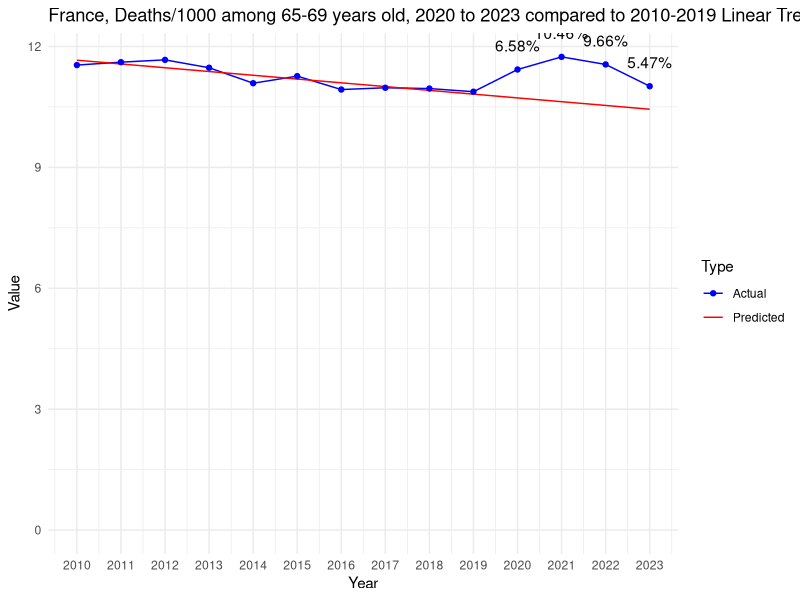

Generate this figure with R:
# Load necessary libraries
library(dplyr)
library(readr)
library(ggplot2)

# Defines the data as a named vector
data <- c(
`2010` = 11.5380451495886, `2011` = 11.6104681633, `2012` = 11.6671383761084, `2013` = 11.4720052482457, `2014` = 11.0880336635296,
`2015` = 11.2638770728682, `2016` = 10.9306910147333, `2017` = 10.9747229285382, `2018` = 10.955327814664, `2019` = 10.877022629211,
`2020` = 11.4282028686918, `2021` = 11.7412930596768, `2022` = 11.5534389646249, `2023` = 11.0133021939531
)

# Extracts data for the decade and recent years
decade <- data[as.character(2010:2019)]
recent_years <- data[as.character(2020:2023)]

# Fits a linear model to the decade data
years <- as.numeric(names(decade))
lm_model <- lm(decade ~ years)

# Predicts values for 2020 to 2023 based on the linear model
predicted_values <- predict(lm_model, newdata = data.frame(years = as.numeric(names(recent_years))))

# Calculates deviations from the linear trend
deviations <- recent_years - predicted_values

# Calculates the mean and standard deviation of the decade
decade_mean <- mean(decade)
decade_stddev <- sd(decade)

# Initializes vectors to store the calculated values
z_scores <- numeric(length(recent_years))
percent_deviations <- numeric(length(recent_years))

# Calculates and store the Z-scores, deviations, and percentage of deviations for recent years
for (i in 1:length(recent_years)) {
  year <- names(recent_years)[i]
  z_scores[i] <- (recent_years[year] - decade_mean) / decade_stddev
  deviation <- deviations[year]
  percent_deviations[i] <- (deviation / predicted_values[i]) * 100
  cat(sprintf("Year: %s, Z-score: %f, Deviation from linear trend: %f, Percentage of deviation: %f%%\n",
              year, z_scores[i], deviation, percent_deviations[i]))
}

# Prepare an extended range for predictions, including 2020 to 2023
extended_years <- as.numeric(c(names(decade), names(recent_years)))

# Predict values for the extended range based on the linear model
extended_predicted_values <- predict(lm_model, newdata = data.frame(years = extended_years))

# Create a data frame for plotting actual values
actual_plot_data <- data.frame(
  Year = as.numeric(names(data)),
  Value = data,
  Type = "Actual"
)

# Create a data frame for plotting predicted values
predicted_plot_data <- data.frame(
  Year = extended_years,
  Value = extended_predicted_values,
  Type = "Predicted"
)

# Combine actual and predicted data
plot_data <- rbind(actual_plot_data, predicted_plot_data)

# Create the line chart
p <- ggplot(plot_data, aes(x = Year, y = Value, color = Type)) +
  geom_line(aes(group = Type)) +
  geom_point(data = actual_plot_data, aes(x = Year, y = Value)) +
  theme_minimal() +
  labs(title = "France, Deaths/1000 among 65-69 years old, 2020 to 2023 compared to 2010-2019 Linear Trend", x = "Year", y = "Value") +
  scale_color_manual(values = c("Actual" = "blue", "Predicted" = "red")) +
  scale_y_continuous(labels = scales::comma, limits = c(0, max(plot_data$Value))) +
  scale_x_continuous(breaks = extended_years) # Set breaks to every year

# Add percentage of deviation annotations for 2020 to 2023
for (i in 1:length(recent_years)) {
  year <- as.numeric(names(recent_years)[i])
  deviation_value <- percent_deviations[i]
  p <- p + annotate("text", x = year, y = data[as.character(year)], label = paste0(round(deviation_value, 2), "%"), vjust = -1.5)
}

# Print the plot
print(p)
